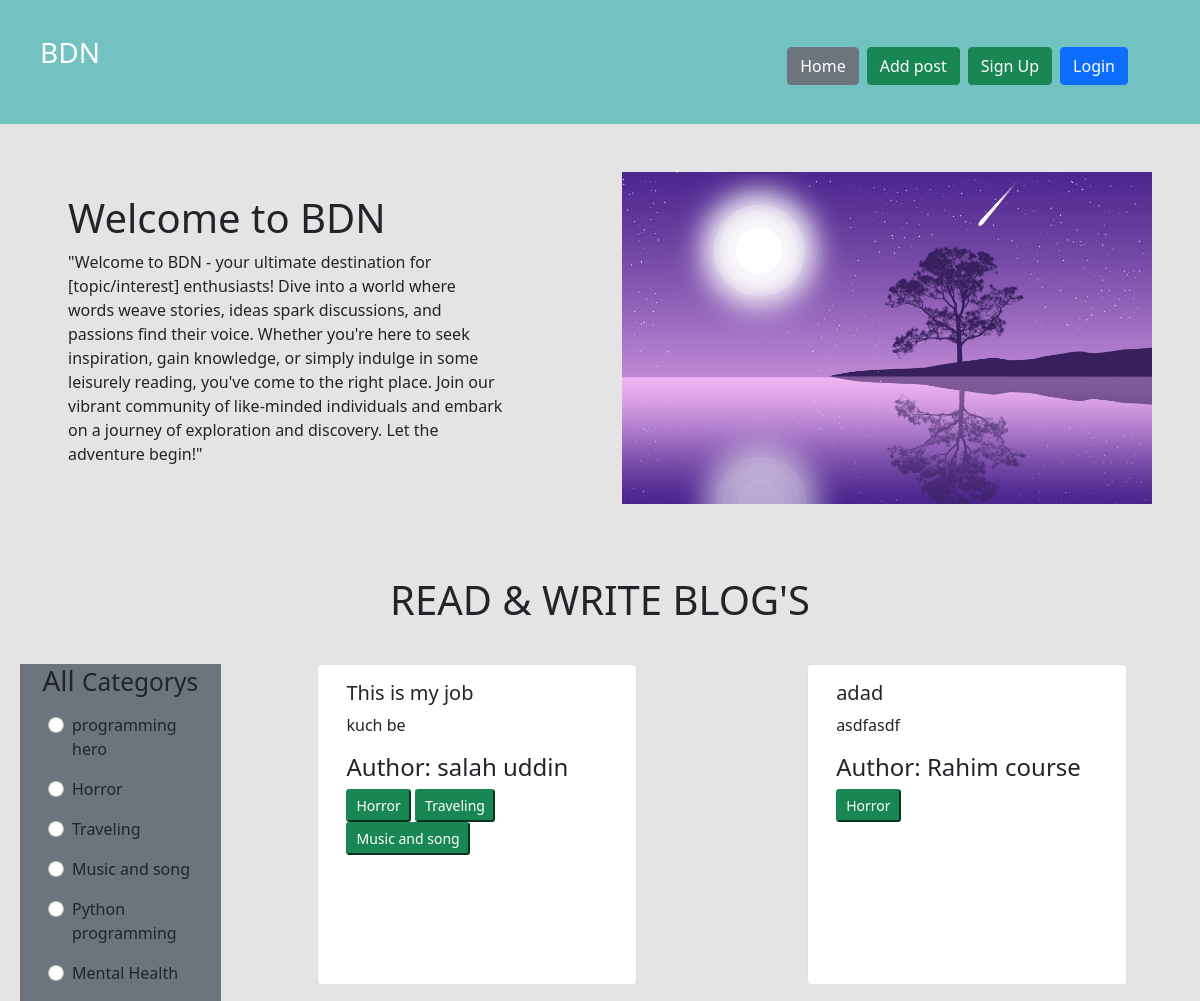
The page /category/horror/ on the database its author committed.
### category/models.py (models this page shows)
class Category(models.Model):
    name=models.CharField(max_length=100)
    slug=models.SlugField(max_length=100,unique=True,null=True,blank=True)
    def __str__(self) -> str:
        return self.name

### post/models.py (models this page shows, shortened)
class PostModel(models.Model):
    title=models.CharField(max_length=200)
    content=models.CharField(max_length=20000000)
    author=models.ForeignKey(User,models.SET_NULL,null=True)
    category=models.ManyToManyField(Category)

### blog_project_2/views.py (the view)
# urls.py: 2. Add a URL to urlpatterns:  path('', views.home, name='home')
def home(request,category_slug=None):
    posts=PostModel.objects.all()
    categorys=Category.objects.all()
    if category_slug is not None:
        category=Category.objects.get(slug=category_slug)
        posts=PostModel.objects.filter(category=category)
    return render(request,'home.html',{'posts':posts,'category':categorys})

### templates/home.html (shortened to what this page needs)
{% extends "base.html" %}
{% load static %}
{% block content %}
 {% if not user.is_authenticated  %}
 <div class='row d-flex  justify-content-between flex-wrap align-items-center ms-2 p-5 gap-2'>
  <div class='col-lg-5'>
   <h1>Welcome to BDN</h1>
   <p>
    "Welcome to BDN - your ultimate destination for [topic/interest] enthusiasts! Dive into a world where words weave stories, ideas spark discussions, and passions find their voice. Whether you're here to seek inspiration, gain knowledge, or simply indulge in some leisurely reading, you've come to the right place. Join our vibrant community of like-minded individuals and embark on a journey of exploration and discovery. Let the adventure begin!"
   </p>
  </div>
  <div class='col-lg-6 align-items-center' >
      <img  style='width:100%' src="{% static 'yes.jpg'%}" alt="">
  </div>
</div>
 {% endif %}
  <h1 class='text-dark text-center m-4'>READ & WRITE BLOG'S</h1>
<div class='row  ms-2'>
   <div class='container-fluid col-lg-2 col-sm-12 col-md-12 bg-secondary mt-3'>
    <h3 class='text-center text-dark'>  All <small>Categorys</small> </h3>
    {% for cat in  category %}
   <div class="form-check text-white m-3">
      <input class="form-check-input" type="radio" name="flexRadioDefault" id="{{cat.id}}">
      <a href="{% url 'category_wise_slug' cat.slug%}">  <label class="form-check-label  text-dark" for="flexRadioDefault1">
      {{cat.name}}
    </label>
  </a>
  </div>
   {% endfor %}
   </div>
  <div class='col-lg-10 col-sm-12 col-md-12 row  mt-3'>
    {% for post in posts %}
      <div class="card col-sm-3 mx-auto mb-3" style="width: 20rem;">
        <div class="card-body">
          <h5 class="card-title">{{post.title}}</h5>
          <p class="card-text">{{post.content}}</p>
          <h4 class="card-text">Author: {{post.author.first_name}} {{post.author.last_name}}</h4>
          <p class="card-text">
            {% for cat in  post.category.all %}
              <button class='btn-sm btn-success ' disabled>{{cat}}</button>
            {% endfor %}
          </p>
        </div>
      </div>
    {% endfor %}
  </div>
</div>
{% endblock content %}

### rows shown on the page
Category: name "programming hero"
Category: name "Horror"
Category: name "Traveling"
Category: name "Music and song"
Category: name "Python programming"
Category: name "Mental Health"
PostModel: title "This is my job", content "kuch be", author.first_name "salah", author.last_name "uddin"
PostModel: title "adad", content "asdfasdf", author.first_name "Rahim", author.last_name "course"
